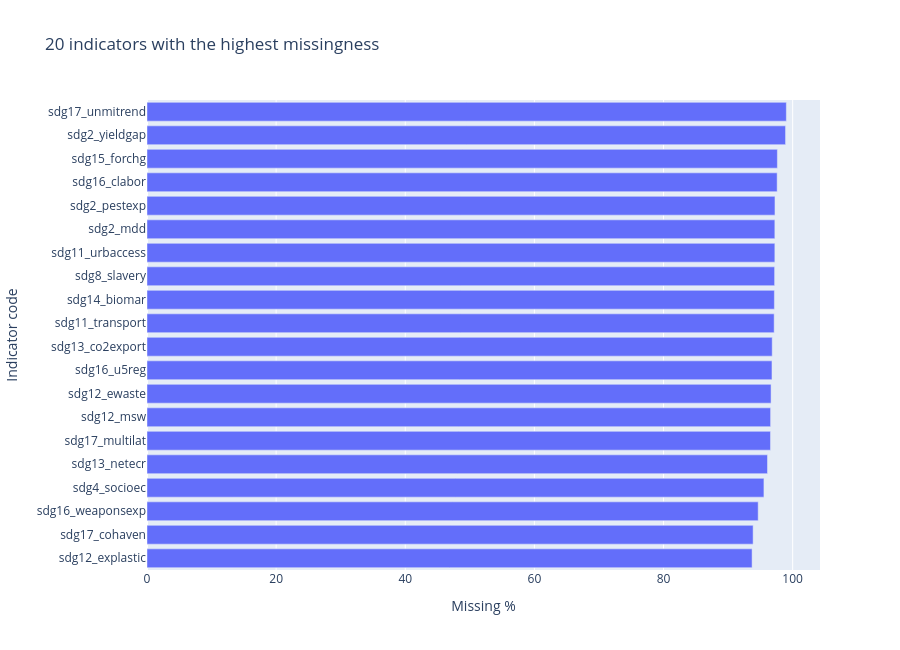

Notebook cell for this chart:
### Markdown cell above
## 5. Missingness in raw indicators

### Code cell
indicator_cols = [c for c in raw.columns if re.match(r"^sdg\d+_", str(c))]
missing = raw[indicator_cols].isna().mean().mul(100).sort_values(ascending=False)
missing_df = missing.head(20).rename("Missing %").reset_index().rename(columns={"index":"Indicator code"})
fig = px.bar(missing_df.sort_values("Missing %"), x="Missing %", y="Indicator code", orientation="h",
             title="20 indicators with the highest missingness")
fig.update_layout(height=650)
fig.show()
print(f"Indicator columns: {len(indicator_cols)}")
print(f"Missingness across all country-year-indicator cells: {raw[indicator_cols].isna().mean().mean()*100:.1f}%")

### Figure 1 — Plotly figure (JSON) as saved in the notebook; plotly's stock layout.template omitted (floating-point values rounded to 4 significant figures)
{"data": [{"hovertemplate": "Missing %=%{x}<br>Indicator code=%{y}<extra></extra>", "legendgroup": "", "marker": {"color": "#636efa", "pattern": {"shape": ""}}, "name": "", "orientation": "h", "showlegend": false, "textposition": "auto", "type": "bar", "x": [93.71, 93.87, 94.66, 95.55, 96.1, 96.56, 96.58, 96.65, 96.79, 96.83, 97.13, 97.17, 97.2, 97.24, 97.24, 97.26, 97.6, 97.63, 98.9, 99.02], "xaxis": "x", "y": ["sdg12_explastic", "sdg17_cohaven", "sdg16_weaponsexp", "sdg4_socioec", "sdg13_netecr", "sdg17_multilat", "sdg12_msw", "sdg12_ewaste", "sdg16_u5reg", "sdg13_co2export", "sdg11_transport", "sdg14_biomar", "sdg8_slavery", "sdg11_urbaccess", "sdg2_mdd", "sdg2_pestexp", "sdg16_clabor", "sdg15_forchg", "sdg2_yieldgap", "sdg17_unmitrend"], "yaxis": "y"}], "layout": {"barmode": "relative", "height": 650, "legend": {"tracegroupgap": 0}, "title": {"text": "20 indicators with the highest missingness"}, "xaxis": {"anchor": "y", "domain": [0, 1], "title": {"text": "Missing %"}}, "yaxis": {"anchor": "x", "domain": [0, 1], "title": {"text": "Indicator code"}}}}
